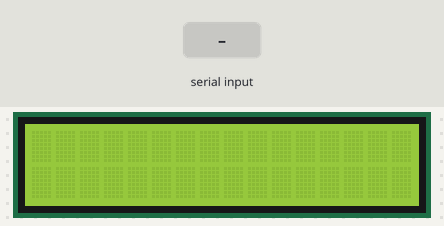
The sketch below on a simulated Arduino Uno, built with avr-gcc and run on an emulated ATmega328P. Parts: 16×2 character LCD. The test bench sets the inputs (shaded band).

Above: at 1.2 s.
1.3 s: "1" received over Serial
At 2.3 s:
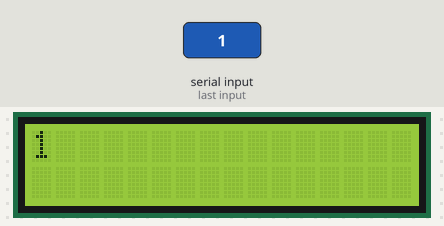
2.8 s: "0" received over Serial
At 3.4 s:
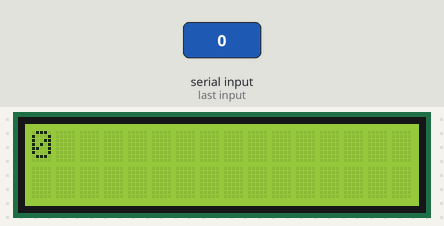
4.3 s: "2" received over Serial
At 5.7 s:
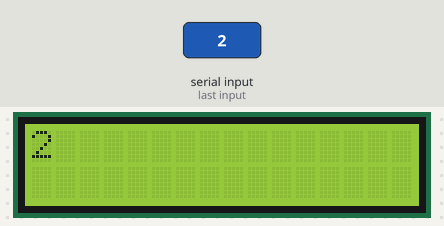
Timing chart, 0 to 7.3 s (numbered marks = the images above; inputs shaded):
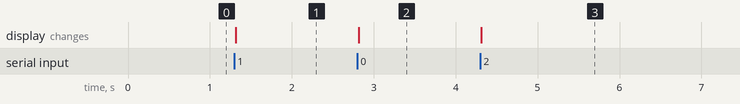

The sketch:

Display_Serial_on_LCD.ino
```cpp
#include <LCD_I2C.h>

LCD_I2C lcd(0x27);


void setup() {
  // put your setup code here, to run once:
  Serial.begin(115200);
  Serial.setTimeout(10);
  lcd.begin();
  lcd.backlight();

}

void loop() {
  // put your main code here, to run repeatedly:
  if(Serial.available() > 0){
    lcd.clear();
    String text = Serial.readString();
    if(text.length() > 16) {
      lcd.print("Text too long");
      return;
    }

    lcd.print(text);
  }

}
```

Measured:
- after the input at 1.3 s, the display: changes at once (image 1)
- after the input at 2.8 s, the display: changes at once (image 2)
- after the input at 4.3 s, the display: changes at once (image 3)
